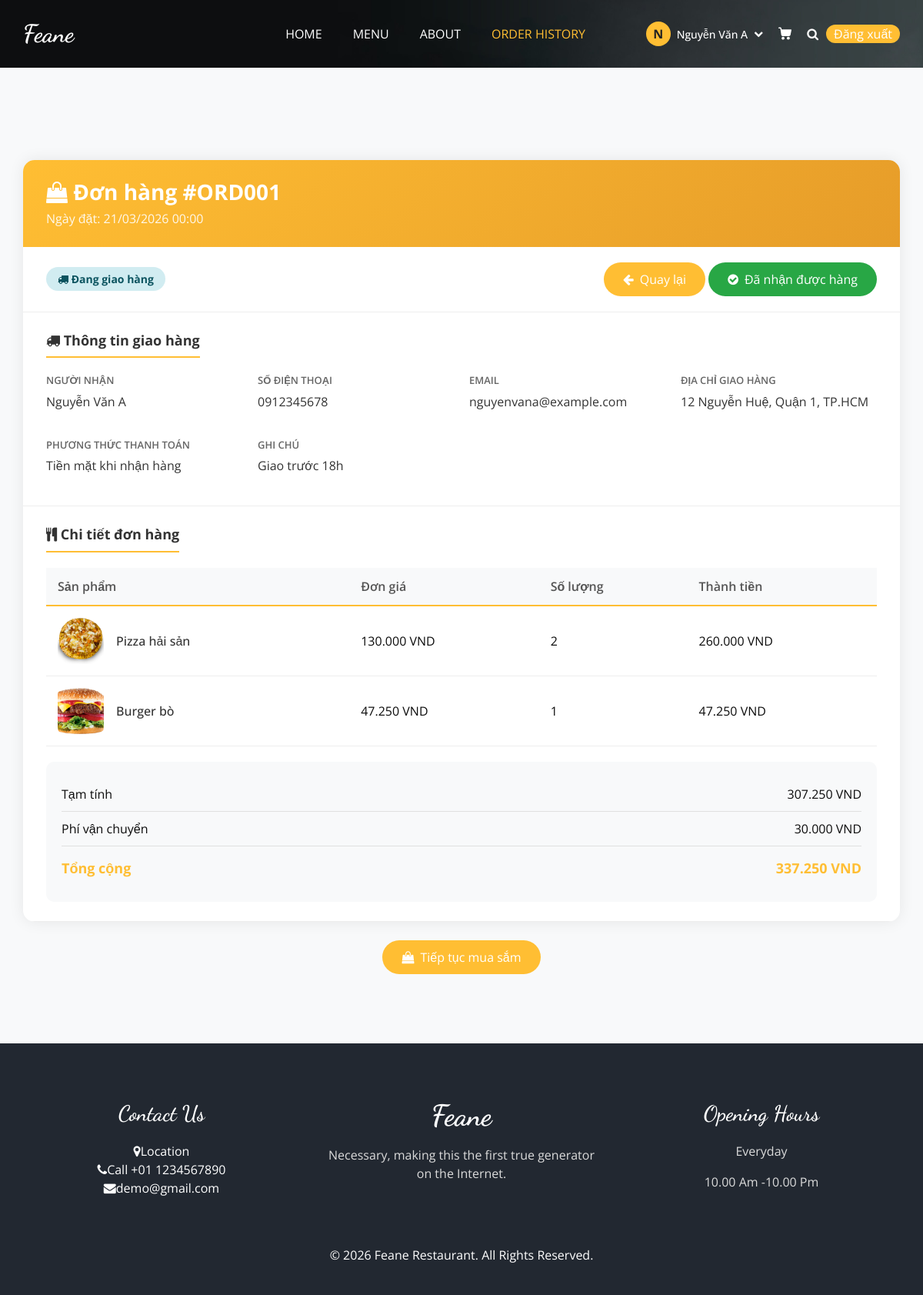
The app's page /order_detail.php?id=1 (signed in) with its own data.
### tables this page shows
CREATE TABLE `users` (
  `id` int(11) NOT NULL,
  `full_name` varchar(100) NOT NULL,
  `username` varchar(50) NOT NULL,
  `email` varchar(100) NOT NULL,
  `phone` varchar(20) DEFAULT NULL,
  `password` varchar(255) NOT NULL,
  `address` varchar(255) DEFAULT NULL,
  `birthday` date DEFAULT NULL,
  `register_date` date NOT NULL,
  `role` enum('admin','user') DEFAULT 'user',
  `status` enum('active','locked','inactive') DEFAULT 'active',
  `notes` text DEFAULT NULL,
  `avatar` varchar(255) DEFAULT NULL,
  `last_login` datetime DEFAULT NULL,
  `created_at` timestamp NOT NULL DEFAULT current_timestamp(),
  `updated_at` timestamp NOT NULL DEFAULT current_timestamp() ON UPDATE current_timestamp()
);

CREATE TABLE `orders` (
  `id` int(11) NOT NULL,
  `order_code` varchar(20) NOT NULL,
  `user_id` int(11) DEFAULT NULL,
  `customer_name` varchar(100) NOT NULL,
  `customer_phone` varchar(20) DEFAULT NULL,
  `customer_email` varchar(100) DEFAULT NULL,
  `customer_address` varchar(255) DEFAULT NULL,
  `order_date` date NOT NULL,
  `total_amount` decimal(10,2) NOT NULL,
  `shipping_fee` decimal(10,2) DEFAULT 0.00,
  `discount` decimal(10,2) DEFAULT 0.00,
  `final_amount` decimal(10,2) NOT NULL,
  `status` enum('pending','confirmed','shipped','cancelled') DEFAULT 'pending',
  `payment_method` varchar(50) DEFAULT NULL,
  `notes` text DEFAULT NULL,
  `created_at` timestamp NOT NULL DEFAULT current_timestamp(),
  `updated_at` timestamp NOT NULL DEFAULT current_timestamp() ON UPDATE current_timestamp()
);

CREATE TABLE `order_details` (
  `id` int(11) NOT NULL,
  `order_id` int(11) NOT NULL,
  `product_id` int(11) NOT NULL,
  `quantity` int(11) NOT NULL CHECK (`quantity` > 0),
  `unit_price` decimal(10,2) NOT NULL,
  `subtotal` decimal(10,2) NOT NULL
);

CREATE TABLE `products` (
  `id` int(11) NOT NULL,
  `code` varchar(20) NOT NULL,
  `name` varchar(200) NOT NULL,
  `category_id` int(11) NOT NULL,
  `description` text DEFAULT NULL,
  `image` varchar(255) DEFAULT NULL,
  `cost_price` decimal(10,2) NOT NULL,
  `selling_price` decimal(10,2) NOT NULL,
  `stock_quantity` int(11) DEFAULT 0,
  `status` enum('active','inactive') DEFAULT 'active',
  `created_at` timestamp NOT NULL DEFAULT current_timestamp(),
  `updated_at` timestamp NOT NULL DEFAULT current_timestamp() ON UPDATE current_timestamp(),
  `profit_percentage` int(11) DEFAULT NULL
);

### order_detail.php (the view, shortened to what this page needs)
<?php
require_once 'includes/db_connection.php';
$user_id = $_SESSION['user_id'];
$order_id = isset($_GET['id']) ? (int)$_GET['id'] : 0;
$order_info = null;
try {
    $stmt = $pdo->prepare("
        SELECT o.*,
               (SELECT COUNT(*) FROM order_details WHERE order_id = o.id) as item_count
        FROM orders o
        WHERE o.id = ? AND o.user_id = ?
    ");
    $stmt->execute([$order_id, $user_id]);
    $order_info = $stmt->fetch(PDO::FETCH_ASSOC);
} catch (PDOException $e) {
    header('Location: order_history.php');
    exit;
}
$order_details = [];
try {
    $stmt = $pdo->prepare("
        SELECT od.*, p.name as product_name, p.image as product_image
        FROM order_details od
        LEFT JOIN products p ON od.product_id = p.id
        WHERE od.order_id = ?
        ORDER BY od.id ASC
    ");
    $stmt->execute([$order_id]);
    $order_details = $stmt->fetchAll(PDO::FETCH_ASSOC);
} catch (PDOException $e) {
}
$user_info = null;
try {
    $stmt = $pdo->prepare("SELECT id, username, full_name, email, phone, address FROM users WHERE id = ?");
    $stmt->execute([$user_id]);
    $user_info = $stmt->fetch(PDO::FETCH_ASSOC);
} catch (PDOException $e) {
}
function formatCurrency($amount) {
    return number_format($amount, 0, ',', '.') . ' VND';
}
function formatDate($date) {
    return date('d/m/Y H:i', strtotime($date));
}
function getStatusInfo($status) {
    $statuses = [
        'pending' => ['class' => 'status-pending', 'text' => 'Chờ xử lý', 'icon' => 'fa-clock-o'],
        'new' => ['class' => 'status-new', 'text' => 'Mới đặt', 'icon' => 'fa-star'],
        'confirmed' => ['class' => 'status-confirmed', 'text' => 'Đã xác nhận', 'icon' => 'fa-check-circle'],
        'processing' => ['class' => 'status-processing', 'text' => 'Đang xử lý', 'icon' => 'fa-refresh'],
        'shipped' => ['class' => 'status-shipped', 'text' => 'Đang giao hàng', 'icon' => 'fa-truck'],
        'delivered' => ['class' => 'status-delivered', 'text' => 'Đã giao hàng', 'icon' => 'fa-check-circle'],
        'cancelled' => ['class' => 'status-cancelled', 'text' => 'Đã hủy', 'icon' => 'fa-ban']
    ];
    return $statuses[$status] ?? ['class' => 'status-pending', 'text' => 'Chờ xử lý', 'icon' => 'fa-clock-o'];
}
function getPaymentMethodText($method) {
    $methods = [
        'cash' => 'Tiền mặt khi nhận hàng',
        'bank_transfer' => 'Chuyển khoản ngân hàng',
        'online' => 'Thanh toán trực tuyến',
        'momo' => 'Ví MoMo',
        'zalopay' => 'ZaloPay'
    ];
    return $methods[$method] ?? $method;
}
$status_info = getStatusInfo($order_info['status']);
$final_amount = $order_info['final_amount'] ?? ($order_info['total_amount'] + ($order_info['shipping_fee'] ?? 0));
$show_received_btn = ($order_info['status'] == 'shipped');
?>
<!DOCTYPE html>
<html lang="vi">
<head>
    <link rel="stylesheet" type="text/css" href="css/bootstrap.css" />
    <link href="css/font-awesome.min.css" rel="stylesheet" />
    <link href="css/style.css" rel="stylesheet" />
    <link href="css/responsive.css" rel="stylesheet" />
</head>
<body class="sub_page">
<div class="hero_area">
    <div class="bg-box"><img src="images/hero-bg.jpg" alt=""></div>
    <header class="header_section">
        <div class="container">
            <nav class="navbar navbar-expand-lg custom_nav-container">
                <a class="navbar-brand" href="index.php"><span>Feane</span></a>
                <div class="collapse navbar-collapse" id="navbarSupportedContent">
                    <ul class="navbar-nav mx-auto">
                        <li class="nav-item"><a class="nav-link" href="index.php">HOME</a></li>
                        <li class="nav-item"><a class="nav-link" href="menu.php">MENU</a></li>
                        <li class="nav-item"><a class="nav-link" href="about.php">ABOUT</a></li>
                        <li class="nav-item active"><a class="nav-link" href="order_history.php">ORDER HISTORY</a></li>
                    </ul>
                    <div class="user_option">
                        <?php if (isset($_SESSION['user_id']) && $user_info): ?>
                            <div class="user-dropdown">
                                <button class="user-dropdown-btn" id="userDropdownBtn">
                                    <div class="user-icon"><?= strtoupper(substr($user_info['full_name'] ?? $user_info['username'], 0, 1)) ?></div>
                                    <span class="user-name"><?= htmlspecialchars($user_info['full_name'] ?: $user_info['username']) ?></span>
                                    <i class="fa fa-chevron-down" style="color: white; font-size: 12px;"></i>
                                </button>
                            </div>
                        <?php else: ?>
                            <a href="user/login.php" class="user_link"><i class="fa fa-user"></i></a>
                        <?php endif; ?>
                        <a class="cart_link" href="cart.php">
                        </a>
                        <a href="search.php" class="btn nav_search-btn"><i class="fa fa-search"></i></a>
                        <div class="order_online"><a href="user/logout.php" style="color: white;">Đăng xuất</a></div>
                    </div>
                </div>
            </nav>
        </div>
    </header>
</div>
<section class="food_section layout_padding">
    <div class="container">
        <div class="order-detail-container">
            <div class="order-header">
                <h3><i class="fa fa-shopping-bag"></i> Đơn hàng #<?= htmlspecialchars($order_info['order_code']) ?></h3>
                <p>Ngày đặt: <?= formatDate($order_info['order_date'] ?? $order_info['created_at']) ?></p>
            </div>
            <div class="order-status">
                <div class="d-flex justify-content-between align-items-center flex-wrap">
                    <div>
                        <span class="status-badge <?= $status_info['class'] ?>">
                            <i class="fa <?= $status_info['icon'] ?>"></i> <?= $status_info['text'] ?>
                        </span>
                    </div>
                    <div class="mt-2 mt-sm-0">
                        <a href="order_history.php" class="btn-back"><i class="fa fa-arrow-left"></i> Quay lại</a>
                        <?php if ($show_received_btn): ?>
                        <button onclick="confirmReceived(<?= $order_info['id'] ?>, '<?= htmlspecialchars($order_info['order_code']) ?>')" class="btn-received">
                            <i class="fa fa-check-circle"></i> Đã nhận được hàng
                        </button>
                        <?php endif; ?>
                    </div>
                </div>
            </div>
            <div class="order-info-section">
                <h4 class="info-title"><i class="fa fa-truck"></i> Thông tin giao hàng</h4>
                <div class="info-grid">
                    <div class="info-item"><div class="info-label">Người nhận</div><div class="info-value"><?= htmlspecialchars($order_info['customer_name'] ?? $user_info['full_name']) ?></div></div>
                    <div class="info-item"><div class="info-label">Số điện thoại</div><div class="info-value"><?= htmlspecialchars($order_info['customer_phone'] ?? $user_info['phone'] ?? '') ?></div></div>
                    <div class="info-item"><div class="info-label">Email</div><div class="info-value"><?= htmlspecialchars($user_info['email'] ?? '') ?></div></div>
                    <div class="info-item"><div class="info-label">Địa chỉ giao hàng</div><div class="info-value"><?= htmlspecialchars($order_info['customer_address'] ?? $user_info['address'] ?? '') ?></div></div>
                    <div class="info-item"><div class="info-label">Phương thức thanh toán</div><div class="info-value"><?= getPaymentMethodText($order_info['payment_method']) ?></div></div>
                    <?php if (!empty($order_info['notes'])): ?>
                    <div class="info-item"><div class="info-label">Ghi chú</div><div class="info-value"><?= htmlspecialchars($order_info['notes']) ?></div></div>
                    <?php endif; ?>
                </div>
            </div>
            <div class="order-info-section">
                <h4 class="info-title"><i class="fa fa-cutlery"></i> Chi tiết đơn hàng</h4>
                <div class="table-responsive">
                    <table class="product-table">
                        <thead>
                            <tr><th>Sản phẩm</th><th>Đơn giá</th><th>Số lượng</th><th>Thành tiền</th> </thead>
                        <tbody>
                            <?php foreach ($order_details as $item): ?>
                            <tr>
                                <td><div class="d-flex align-items-center"><?php if (!empty($item['product_image'])): ?><img src="<?= htmlspecialchars($item['product_image']) ?>" class="product-image mr-3"><?php endif; ?><span class="product-name"><?= htmlspecialchars($item['product_name']) ?></span></div></td>
                                <td><?= formatCurrency($item['unit_price'] ?? $item['price']) ?></td>
                                <td><?= $item['quantity'] ?></td>
                                <td><?= formatCurrency($item['subtotal']) ?></td>
                            </tr>
                            <?php endforeach; ?>
                        </tbody>
                    </table>
                </div>
                <div class="summary-box">
                    <div class="summary-row"><span>Tạm tính</span><span><?= formatCurrency($order_info['total_amount']) ?></span></div>
                    <div class="summary-row"><span>Phí vận chuyển</span><span><?= formatCurrency($order_info['shipping_fee'] ?? 0) ?></span></div>
                    <div class="summary-row total"><span>Tổng cộng</span><span><?= formatCurrency($final_amount) ?></span></div>
                </div>
            </div>
        </div>
        <div class="text-center mt-4"><a href="menu.php" class="btn-back"><i class="fa fa-shopping-bag"></i> Tiếp tục mua sắm</a></div>
    </div>
</section>
<footer class="footer_section">
    <div class="container">
        <div class="row">
            <div class="col-md-4 footer-col"><div class="footer_contact"><h4>Contact Us</h4><div class="contact_link_box"><div><i class="fa fa-map-marker"></i><span>Location</span></div><div><i class="fa fa-phone"></i><span>Call +01 1234567890</span></div><div><i class="fa fa-envelope"></i><span>demo@gmail.com</span></div></div></div></div>
            <div class="col-md-4 footer-col"><div class="footer_detail"><a href="" class="footer-logo">Feane</a><p>Necessary, making this the first true generator on the Internet.</p></div></div>
            <div class="col-md-4 footer-col"><h4>Opening Hours</h4><p>Everyday</p><p>10.00 Am -10.00 Pm</p></div>
        </div>
        <div class="footer-info"><p>&copy; <span id="displayYear"></span> Feane Restaurant. All Rights Reserved.</p></div>
    </div>
</footer>
</body>
</html>

### css/style.css (style rules this page uses)
body { font-family: "Open Sans", sans-serif; color: #0c0c0c; background-color: #ffffff; overflow-x: hidden; }
.layout_padding { padding: 90px 0; }
a, a:hover, a:focus { text-decoration: none; }
.btn, .btn:focus { outline: none !important; -webkit-box-shadow: none; box-shadow: none; }
.hero_area { position: relative; min-height: 100vh; display: -webkit-box; display: -ms-flexbox; display: flex; -webkit-box-orient: vertical; -webkit-box-direction: normal; -ms-flex-direction: column; flex-direction: column; }
.bg-box { position: absolute; top: 0; left: 0; width: 100%; height: 100%; }
.bg-box img { width: 100%; height: 100%; -o-object-fit: cover; object-fit: cover; }
.sub_page .hero_area { min-height: auto; }
.sub_page .hero_area .bg-box { position: absolute; top: 0; left: 0; width: 100%; height: 100%; }
.sub_page .hero_area .bg-box img { width: 100%; height: 100%; -o-object-fit: cover; object-fit: cover; -o-object-position: right top; object-position: right top; }
.header_section { padding: 15px 0; }
.navbar-brand { font-family: 'Dancing Script', cursive; }
.navbar-brand span { font-weight: bold; font-size: 32px; color: #ffffff; }
.custom_nav-container { padding: 0; }
.custom_nav-container .navbar-nav { padding-left: 18%; }
.custom_nav-container .navbar-nav .nav-item .nav-link { padding: 5px 20px; color: #ffffff; text-align: center; text-transform: uppercase; border-radius: 5px; -webkit-transition: all 0.3s; transition: all 0.3s; }
.custom_nav-container .navbar-nav .nav-item:hover .nav-link, .custom_nav-container .navbar-nav .nav-item.active .nav-link { color: #ffbe33; }
.custom_nav-container .nav_search-btn { width: auto; height: auto; padding: 0; border: none; color: #ffffff; margin: 0 10px; }
.user_option { display: -webkit-box; display: -ms-flexbox; display: flex; -webkit-box-align: center; -ms-flex-align: center; align-items: center; }
.user_option a { margin: 0 10px; }
.user_option .cart_link { display: -webkit-box; display: -ms-flexbox; display: flex; -webkit-box-pack: center; -ms-flex-pack: center; justify-content: center; -webkit-box-align: center; -ms-flex-align: center; align-items: center; }
.user_option .cart_link svg { width: 17px; height: auto; fill: #ffffff; margin-bottom: 2px; }
.user_option .order_online { display: inline-block; padding: -1px 30px; background-color: #ffbe33; color: #ffffff; border-radius: 45px; -webkit-transition: all 0.3s; transition: all 0.3s; border: none; }
.footer_section { background-color: #222831; color: #ffffff; padding: 75px 0 40px 0; text-align: center; }
.footer_section h4 { font-size: 28px; }
.footer_section h4, .footer_section .footer-logo { font-weight: 600; margin-bottom: 20px; font-family: 'Dancing Script', cursive; }
.footer_section p { color: #dbdbdb; }
.footer_section .footer-col { margin-bottom: 30px; }
.footer_section .footer_contact .contact_link_box { display: -webkit-box; display: -ms-flexbox; display: flex; -webkit-box-orient: vertical; -webkit-box-direction: normal; -ms-flex-direction: column; flex-direction: column; }
.footer_section .footer-logo { display: block; font-weight: bold; font-size: 38px; line-height: 1; color: #ffffff; }
.footer_section .footer-info { text-align: center; margin-top: 25px; }
.footer_section .footer-info p { color: #ffffff; margin: 0; }

### css/responsive.css (style rules this page uses)
@media (min-width: 1200px) { .container { max-width: 1170px; } }

### records on screen
users: full_name "N", full_name "Nguyễn Văn A", email "nguyenvana@example.com"
orders: order_code "ORD001", order_date "21/03/2026 00:00", status "Đang giao hàng", customer_name "Nguyễn Văn A", customer_phone "0912345678", customer_address "12 Nguyễn Huệ, Quận 1, TP.HCM", payment_method "Tiền mặt khi nhận hàng", notes "Giao trước 18h", total_amount "307.250 VND", shipping_fee "30.000 VND", final_amount "337.250 VND"
order_details: product.image (picture), product.name "Pizza hải sản", unit_price "130.000 VND", quantity "2", subtotal "260.000 VND"
order_details: product.image (picture), product.name "Burger bò", unit_price "47.250 VND", quantity "1", subtotal "47.250 VND"
